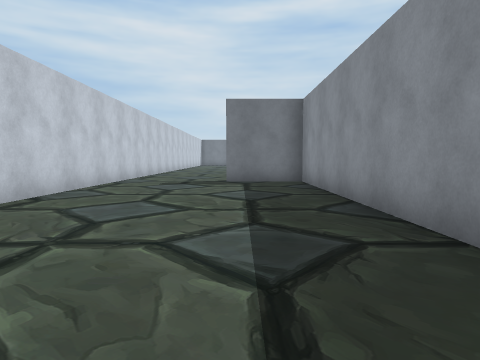
[1] (above)

15 first-person views from a walk through a 3-D level made in the Unity game engine. The camera is 1.4 m above the floor, tilts 4° down and sees 75° across. The floor is counted in squares, 2 m on a side. Each view is taken from the middle of a square. On the plan, view 1 faces up. The plan holds only what a view shows up to about 10 squares ahead; the rest is blank. The place goes on beyond the plan. The player is left out. Some surface patterns are stand-ins.

[2]
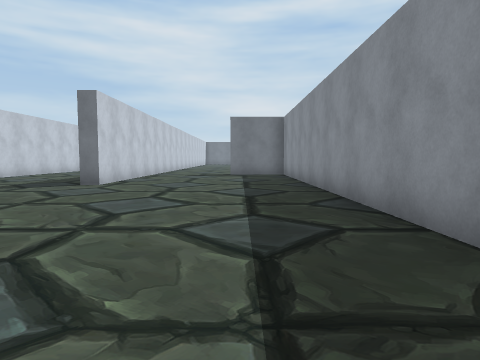

[3]
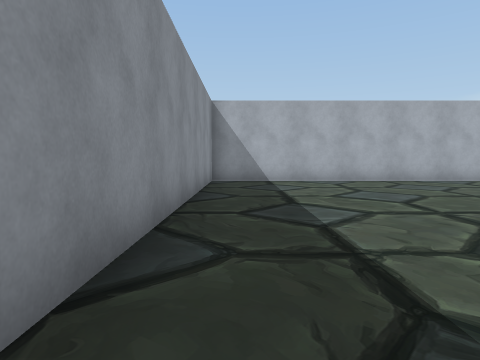

[4]
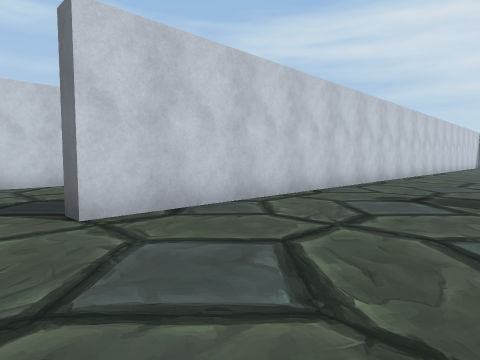

[5]
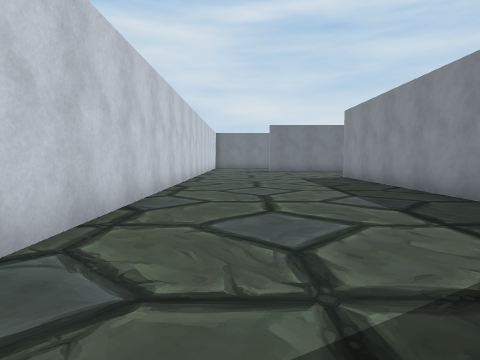

[6]
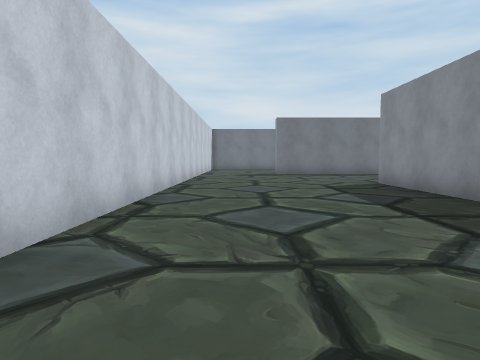

[7]
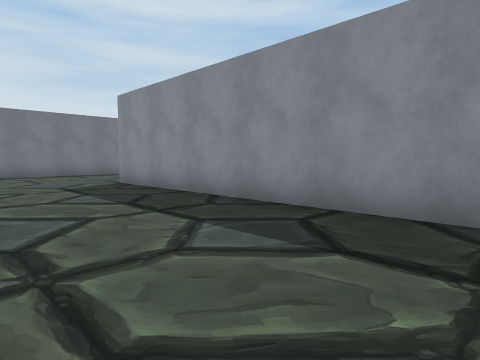

[8]
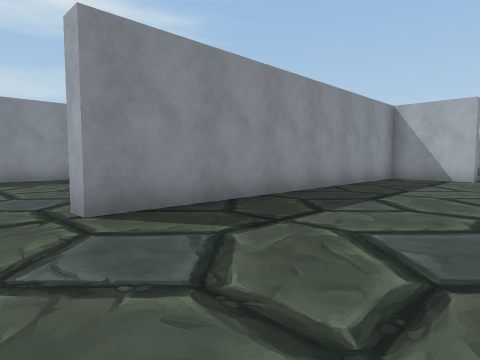

[9]
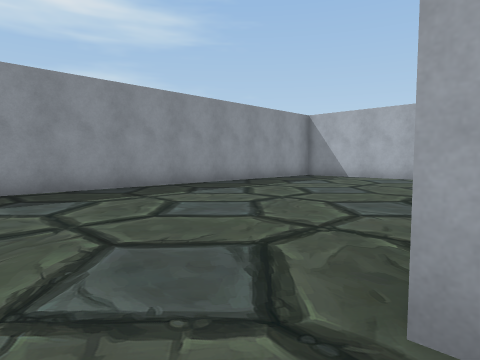

[10]
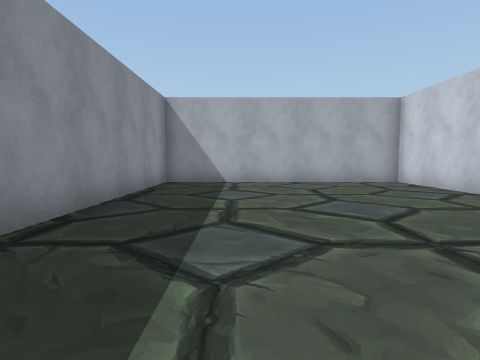

[11]
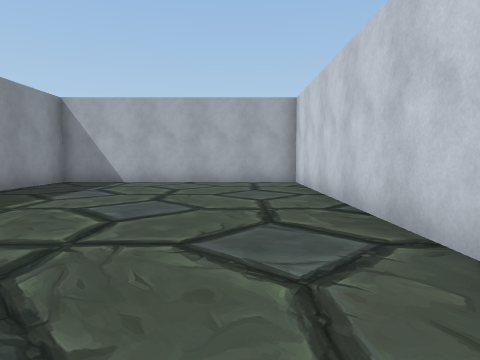

[12]
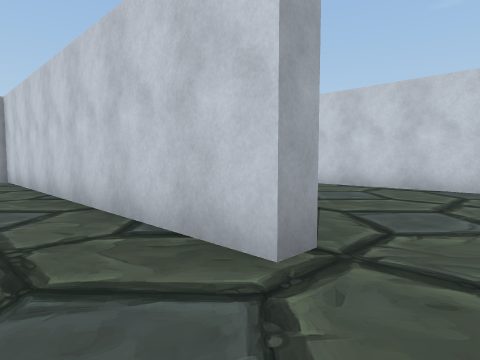

[13]
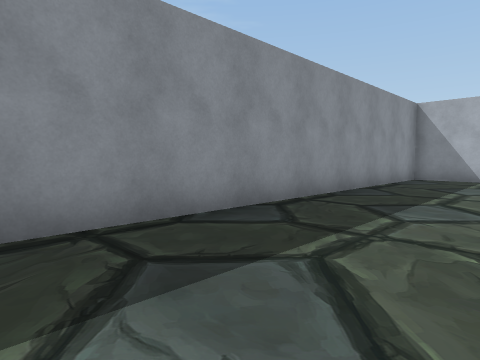

[14]
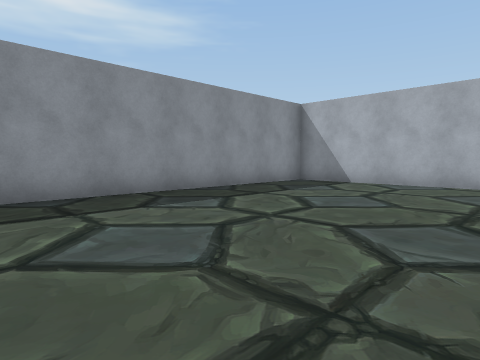

[15]
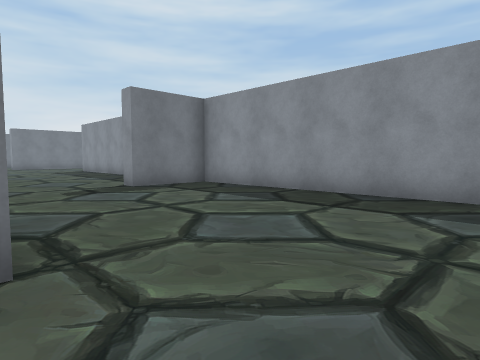

### Floor plan
Points are (right, up) in squares from view 1. A wall is a line through its corners. A room is listed if a view was taken in it or the views show most of it. See-through windows are left out.
Room 1 (views 1, 2, 3, 4, 5, 6, 7, 8, 9, 14, 15)
walls: (1.9, 10.6) (1.9, 19.7) (2.4, 19.7); (-4.5, -6.6) (1.9, -6.6) (1.9, 9.4) (-0.4, 9.4) (-0.4, 9.9) (1.1, 9.9); (-3.7, 21) (-3.7, 4.2) (-4.2, 4.2)
ways out: opening at (2, 20.5) to room 2
Room 2 (views 10, 11, 12, 13)
walls: (2.4, 19.7) (2.4, 9.9) (9.2, 9.9) (9.2, 20.6)
ways out: opening at (2, 20.5) to room 1

Where each view was taken, in squares from view 1:
view 1: 0 up, 0 right, facing up
view 2: 4 down, 0 right, facing up
view 3: 3 up, 1 right, facing down
view 4: 3 up, 0 right, facing up-left
view 5: 8 up, 2 left, facing up
view 6: 11 up, 2 left, facing up
view 7: 11 up, 2 left, facing up-right
view 8: 21 up, 2 left, facing down-right
view 9: 21 up, 2 right, facing down-right
view 10: 19 up, 7 right, facing down
view 11: 19 up, 4 right, facing down
view 12: 21 up, 4 right, facing down-left
view 13: 21 up, 6 right, facing down-right
view 14: 2 up, 4 left, facing down-right
view 15: 2 up, 4 left, facing up-right
